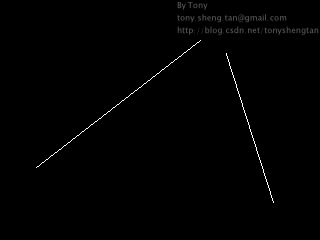
//> input picture FIPVC/22.jpeg, 320 x 240 px
$ ./main   (built with g++ and OpenCV 4)
//> lines starting //> are read from the running program, lines starting //| are printed output that depends on the picture; after the words box and inside, x2 and y2 are one past the last pixel; in counts of white or black regions, pixels touching at a corner belong together
//
//  main.cpp
//  FIPVC
//
//  Created by leon on 2018/11/21.
//  Copyright © 2018年 leon. All rights reserved.
//
#include <opencv2/opencv.hpp>
#include <string.h>


#ifdef __cplusplus
extern "C"{
#endif


#include "Matrix.h"
#include "mathematic.h"
#include "Canny.h"
#include "Hough.h"
#include "Histogram.h"
#ifdef __cplusplus
}
#endif


#define low_threshold 50
#define threshold_ratio 3
#define hight_threshold   low_threshold * threshold_ratio
using namespace std;

char *Path(const char * fileName){

    const char *basePath  = "/Users/leon/Documents/GitHub/FIPVC/FIPVC/";
    const size_t len = strlen(basePath)+strlen(fileName);
    char *path =  new char[len +1];
    strcpy(path, basePath);
    strcat(path, fileName);
    return path;
}
void doSomething(Matrix *src, Matrix *dst);


// [27 lines left out: function houghLineTest, not called in this run]


void sbsb(){

    IplImage *srcRGB = cvLoadImage(Path("22.jpeg"));
//> srcRGB is the input picture: 240 rows x 320 cols, CV_8UC3; mean B, G, R 1.6, 1.6, 1.6
    IplImage *src = cvCreateImage(cvSize(srcRGB->width,srcRGB->height),IPL_DEPTH_8U,1);

    cvCvtColor(srcRGB,src,CV_RGB2GRAY);
    IplImage *dst = cvCreateImage(cvSize(src->width,src->height),IPL_DEPTH_8U,src->nChannels);
    IplImage *color_dst = cvCloneImage(srcRGB);cvSetZero(color_dst);
//> after `cvSetZero(color_dst)`: color_dst: 240 rows x 320 cols, CV_8UC3; 3.32% of pixels changed, all inside (x1, y1, x2, y2) = (32, 0, 320, 208)
    CvMemStorage *storage = cvCreateMemStorage();
    CvSeq *lines = 0;


    cvCanny(src,dst,40,90);
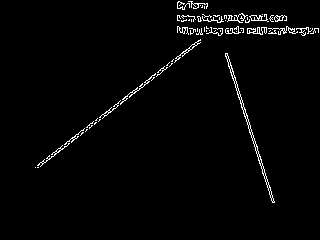
//> dst: 240 rows x 320 cols, CV_8UC1; 2.1% white in thin lines or dots, all inside (x1, y1, x2, y2) = (35, 1, 319, 203)
    cvCvtColor(dst,color_dst,CV_GRAY2RGB);


#if 1
    lines = cvHoughLines2(dst
                          ,storage
                          ,CV_HOUGH_STANDARD
                          ,1
                          ,CV_PI/180
                          ,150
                          ,0
                          ,0);
//> lines = 1 line (rho, theta): [153, 0.91]
    for(int i = 0;i<MIN(lines->total,100);i++){
        float *line = (float*)cvGetSeqElem(lines,i);
        float rho = line[0];
        float threta = line[1];
        CvPoint pt1, pt2; // 这个地方的计算公式，在文章下面介绍。
        double a = cos(threta),b = sin(threta);
        double x0 = a*rho, y0 = b * rho;
        pt1.x = cvRound(x0 + 1000*(-b));
        pt1.y = cvRound(y0 + 1000*(a));
        pt2.x = cvRound(x0 - 1000*(-b));
        pt2.y = cvRound(y0 - 1000*(a));
        cvLine(color_dst,pt1,pt2,CV_RGB(255,0,0),1,8);
    }
//> this loop made 1 pass
//> (rho, threta, a, b, x0, y0) on pass 1: (153, 0.908, 0.616, 0.788, 94.2, 120.6)
//> pass 1, in sbsb, `cvLine(color_dst,pt1,pt2,CV_RGB(255,0,0),1,8);`:
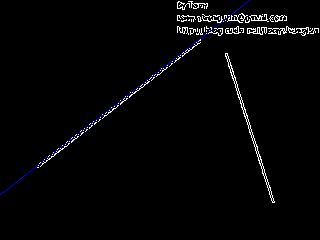
//> color_dst: 240 rows x 320 cols, CV_8UC3; mean R, G, B 4.9, 4.9, 5.8
#else
    lines = cvHoughLines2(dst,
                          storage,
                          CV_HOUGH_PROBABILISTIC,
                          1,
                          CV_PI/180,
                          100,
                          50,
                          10);
    for(int i = 0;i<lines->total; ++i){
        CvPoint *line = (CvPoint*)cvGetSeqElem(lines,i);
        cvLine(color_dst,line[0],line[1],CV_RGB(255,0,0),1,8);
    }
#endif


    cvShowImage("source",src);
    cvShowImage("Hough",color_dst);
    cvShowImage("dst",dst);
    cvWaitKey(0);


}
// [51 lines left out: functions main, doSomething, not called in this run]

// added to run one function of the file
int main() { sbsb(); }
